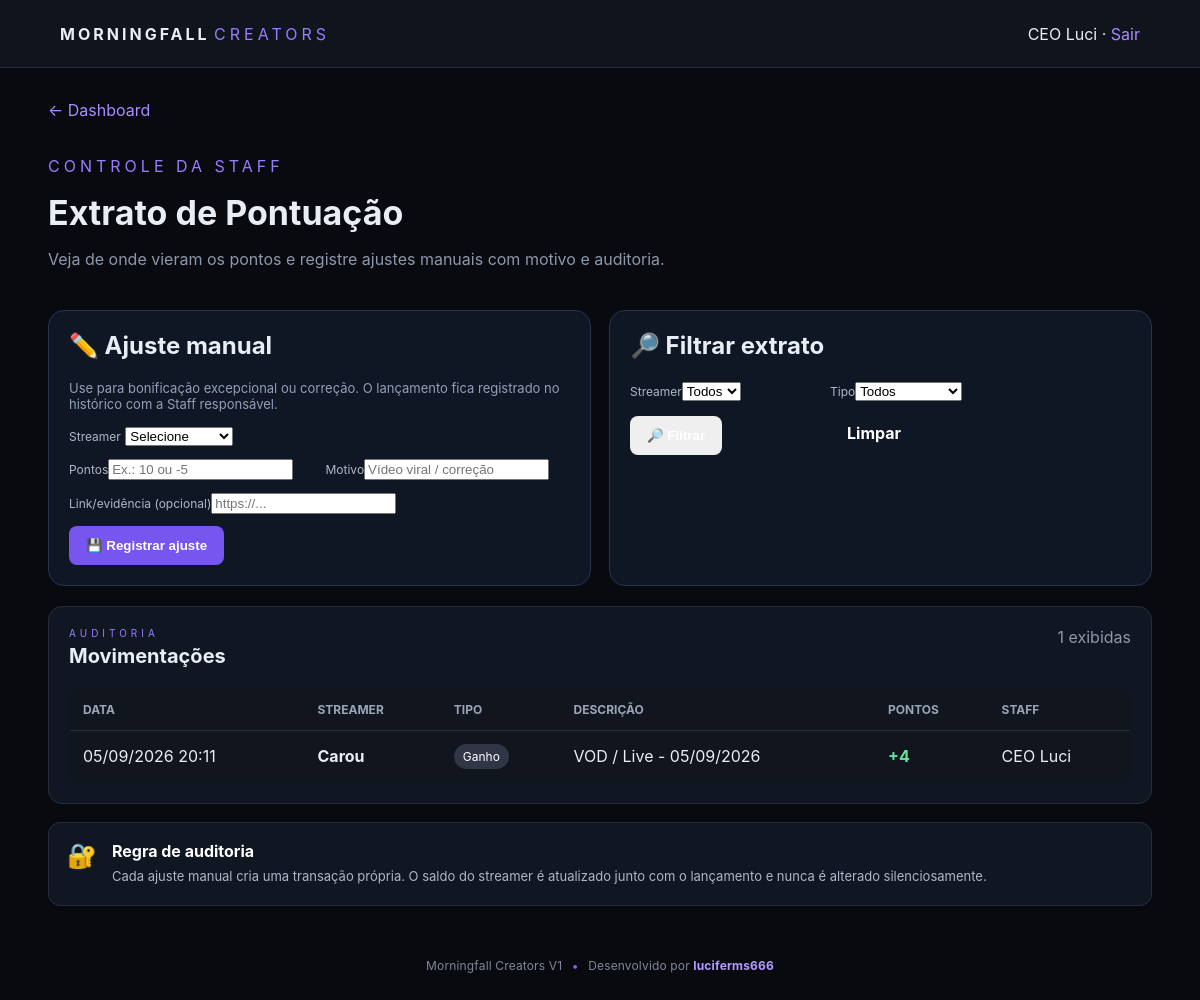
Page /admin/pontuacao.php (signed in) on the committed database.
### tables this page shows
CREATE TABLE IF NOT EXISTS `point_transactions` (
  `id` bigint(20) UNSIGNED NOT NULL AUTO_INCREMENT,
  `streamer_id` int(10) UNSIGNED NOT NULL,
  `type` enum('earn','penalty','adjustment','redemption_refund') NOT NULL,
  `description` varchar(255) NOT NULL,
  `points` int(11) NOT NULL,
  `reference_type` varchar(50) DEFAULT NULL,
  `reference_id` bigint(20) UNSIGNED DEFAULT NULL,
  `created_by` int(10) UNSIGNED DEFAULT NULL,
  `created_at` timestamp NULL DEFAULT current_timestamp(),
  PRIMARY KEY (`id`),
  KEY `fk_points_staff` (`created_by`),
  KEY `idx_points_streamer_date` (`streamer_id`,`created_at`)
);

CREATE TABLE IF NOT EXISTS `streamers` (
  `id` int(10) UNSIGNED NOT NULL AUTO_INCREMENT,
  `name` varchar(120) NOT NULL,
  `discord` varchar(120) DEFAULT NULL,
  `discord_id` varchar(32) DEFAULT NULL,
  `discord_avatar` varchar(700) DEFAULT NULL,
  `platform` varchar(50) DEFAULT NULL,
  `channel_url` varchar(500) DEFAULT NULL,
  `category` enum('novato','oficial','afiliado') NOT NULL DEFAULT 'novato',
  `access_code` varchar(100) NOT NULL,
  `points` int(11) NOT NULL DEFAULT 0,
  `active` tinyint(1) NOT NULL DEFAULT 1,
  `joined_at` date DEFAULT NULL,
  `notes` text DEFAULT NULL,
  `webhook_url` varchar(500) DEFAULT NULL,
  `created_at` timestamp NULL DEFAULT current_timestamp(),
  `updated_at` timestamp NULL DEFAULT current_timestamp() ON UPDATE current_timestamp(),
  PRIMARY KEY (`id`),
  UNIQUE KEY `access_code` (`access_code`),
  KEY `idx_category` (`category`),
  KEY `idx_active` (`active`)
);

CREATE TABLE IF NOT EXISTS `staff_users` (
  `id` int(10) UNSIGNED NOT NULL AUTO_INCREMENT,
  `name` varchar(120) NOT NULL,
  `username` varchar(80) NOT NULL,
  `discord_id` varchar(32) DEFAULT NULL,
  `discord_avatar` varchar(700) DEFAULT NULL,
  `password_hash` varchar(255) NOT NULL,
  `role` enum('master','staff') NOT NULL DEFAULT 'staff',
  `active` tinyint(1) NOT NULL DEFAULT 1,
  `created_at` timestamp NULL DEFAULT current_timestamp(),
  PRIMARY KEY (`id`),
  UNIQUE KEY `username` (`username`)
);

### admin/pontuacao.php (the view, shortened to what this page needs)
<?php
require_once '../config/streamer_webhook.php';
$where=[];
$params=[];
$whereSql=$where?'WHERE '.implode(' AND ',$where):'';
$sql="SELECT p.*,s.name streamer_name,s.category,st.name staff_name
      FROM point_transactions p
      JOIN streamers s ON s.id=p.streamer_id
      LEFT JOIN staff_users st ON st.id=p.created_by
      $whereSql
      ORDER BY p.created_at DESC,p.id DESC
      LIMIT 300";
$q=$pdo->prepare($sql);$q->execute($params);$transactions=$q->fetchAll();
function typeLabel($t){
    return [
        'earn'=>'Ganho',
        'penalty'=>'Penalidade',
        'adjustment'=>'Ajuste manual',
        'redemption_refund'=>'Estorno'
    ][$t]??$t;
}
function esc($v){return htmlspecialchars((string)$v,ENT_QUOTES,'UTF-8');}
?>
<!doctype html>
<html lang="pt-BR">
<head>
<link rel="stylesheet" href="../assets/css/style.css">
</head>
<body>
<header class="topbar"><div><b>MORNINGFALL</b> <span>CREATORS</span></div><div><?=esc($_SESSION['staff_name']??'Staff')?> · <a href="../logout.php">Sair</a></div></header>
<main class="container">
<a href="index.php">← Dashboard</a>
<div class="page-head">
<div><p class="eyebrow">CONTROLE DA STAFF</p><h1>Extrato de Pontuação</h1><p class="muted">Veja de onde vieram os pontos e registre ajustes manuais com motivo e auditoria.</p></div>
</div>
<div class="point-tools">
<section class="point-card">
<h2>✏️ Ajuste manual</h2>
<p class="small-note">Use para bonificação excepcional ou correção. O lançamento fica registrado no histórico com a Staff responsável.</p>
<form method="post" class="form-grid">
<div class="full"><label>Streamer</label>
<select name="streamer_id" required>
<option value="">Selecione</option>
</select></div>
<div><label>Pontos</label><input type="number" name="points" step="1" required placeholder="Ex.: 10 ou -5"></div>
<div><label>Motivo</label><input name="reason" required placeholder="Vídeo viral / correção"></div>
<div class="full"><label>Link/evidência (opcional)</label><input type="url" name="evidence_url" placeholder="https://..."></div>
<div class="full"><button class="btn primary" type="submit" onclick="return confirm('Registrar este ajuste de pontuação?')">💾 Registrar ajuste</button></div>
</form>
</section>
<section class="point-card">
<h2>🔎 Filtrar extrato</h2>
<form method="get" class="filter-row">
<div><label>Streamer</label><select name="streamer_id"><option value="">Todos</option>
</select></div>
<div><label>Tipo</label><select name="type"><option value="">Todos</option>
</select></div>
<div><button class="btn" type="submit">🔎 Filtrar</button></div>
<div><a class="btn" href="pontuacao.php">Limpar</a></div>
</form>
</section>
</div>
<section class="panel">
<div class="section-title"><div><p class="eyebrow">AUDITORIA</p><h2>Movimentações</h2></div><span class="muted"><?=count($transactions)?> exibidas</span></div>
<?php if(!$transactions):?><div class="empty">Nenhuma movimentação encontrada.</div>
<?php else:?>
<div class="table-wrap"><table>
<thead><tr><th>Data</th><th>Streamer</th><th>Tipo</th><th>Descrição</th><th>Pontos</th><th>Staff</th></tr></thead>
<tbody>
<?php foreach($transactions as $t):?>
<tr>
<td><?=date('d/m/Y H:i',strtotime($t['created_at']))?></td>
<td><strong><?=esc($t['streamer_name'])?></strong></td>
<td><span class="badge <?=esc($t['type'])?>"><?=esc(typeLabel($t['type']))?></span></td>
<td><?=esc($t['description'])?></td>
<td class="<?=((int)$t['points']>=0?'points-positive':'points-negative')?>"><strong><?=((int)$t['points']>0?'+':'')?><?=number_format((int)$t['points'],0,',','.')?></strong></td>
<td><?=esc($t['staff_name']??'Sistema')?></td>
</tr>
<?php endforeach;?>
</tbody>
</table></div>
<?php endif;?>
</section>
<div class="dashboard-tip" style="margin-top:18px"><span>🔐</span><div><strong>Regra de auditoria</strong><p>Cada ajuste manual cria uma transação própria. O saldo do streamer é atualizado junto com o lançamento e nunca é alterado silenciosamente.</p></div></div>
</main>
<footer class="site-footer">Morningfall Creators V1 <span>•</span> Desenvolvido por <a href="https://discord.com/users/207712204890439680" target="_blank" rel="noopener noreferrer">luciferms666</a></footer>
</body></html>

### assets/css/style.css (style rules this page uses)
* { box-sizing:border-box }
body { margin:0;background:#080a10;color:#e9edf5;font-family:Inter,Arial,sans-serif }
a { color:#a98cff;text-decoration:none }
.topbar { height:68px;padding:0 5%;display:flex;align-items:center;justify-content:space-between;background:#10141d;border-bottom:1px solid #242b3a }
.topbar b { letter-spacing:3px }
.topbar span,.eyebrow { color:#9a7cff;letter-spacing:4px }
.container { width:min(1180px,92%);margin:32px auto }
.page-head,.profile-head { display:flex;align-items:center;justify-content:space-between;gap:20px;margin:20px 0 25px }
h1 { font-size:34px;margin:5px 0 10px }
h2 { margin-top:36px }
.stat,.panel,.profile-head { background:#111722;border:1px solid #252e3e;border-radius:14px;padding:20px }
.btn { display:inline-block;border:0;border-radius:8px;padding:12px 17px;color:#fff;cursor:pointer;font-weight:700 }
.primary { background:#7656ee }
table { width:100%;border-collapse:collapse;background:#10151e;border:1px solid #252e3e;border-radius:12px;overflow:hidden }
th,td { padding:13px;border-bottom:1px solid #252e3e;text-align:left }
th { color:#9ba5b8;font-size:12px;text-transform:uppercase }
tr:last-child td { border-bottom:0 }
.badge { display:inline-block;padding:5px 9px;border-radius:20px;background:#303646;color:#fff;font-size:12px }
.muted { color:#8e98ab }
label { font-size:12px;color:#aeb7c8;margin-top:8px }
.section-title { display:flex;align-items:flex-start;justify-content:space-between;gap:15px;margin-bottom:20px }
.section-title h2 { font-size:20px;margin:5px 0 0 }
.section-title .eyebrow { margin:0;font-size:10px }
.table-wrap { overflow-x:auto;border-radius:12px }
.points-positive { color:#8ce8b9;font-weight:700 }
.dashboard-tip { display:flex;gap:15px;align-items:flex-start;background:#101722;border:1px solid #252e3e;border-radius:12px;padding:18px;color:#aeb7c8 }
.dashboard-tip>span { font-size:24px }
.dashboard-tip strong { color:#fff }
.dashboard-tip p { margin:5px 0 0;font-size:13px;line-height:1.6 }
.site-footer { width:100%;text-align:center;padding:20px 16px 28px;color:#7f8798;font-size:12px;letter-spacing:.15px }
.site-footer span { color:#8b5cf6;margin:0 6px }
.site-footer a { color:#b49cff;text-decoration:none;font-weight:700 }
.activity-card,.point-card,.prize-card,.redemption-card { position:relative; background:linear-gradient(180deg,#111722 0%,#0e141e 100%); border:1px solid #252e3e; border-radius:16px; padding:18px; transition:transform .18s ease,border-color .18s ease,box-shadow .18s ease; }

### admin/pontuacao.php (style rules this page uses)
.point-tools { display:grid;grid-template-columns:1fr 1fr;gap:18px;margin:20px 0 }
.point-card { background:rgba(17,24,39,.92);border:1px solid #29344a;border-radius:16px;padding:20px }
.point-card h2 { margin-top:0 }
.form-grid { display:grid;grid-template-columns:1fr 1fr;gap:12px }
.form-grid .full { grid-column:1/-1 }
.filter-row { display:flex;gap:10px;align-items:end;flex-wrap:wrap }
.filter-row>div { min-width:190px }
.points-positive { color:#61e6a5 }
.small-note { font-size:13px;color:#91a0b8 }

### rows in the picture
point_transactions: created_at "05/09/2026 20:11", streamer.name "Carou", type "Ganho", description "VOD / Live - 05/09/2026", points "4", created_by.name "CEO Luci"

### other values in the picture
$_SESSION['staff_name'] "CEO Luci"
count($transactions) "1"
